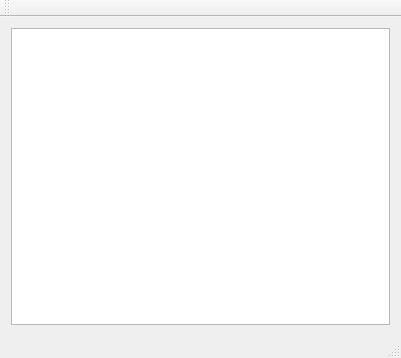
<?xml version="1.0" encoding="UTF-8"?>
<ui version="4.0">
 <class>MainWindow</class>
 <widget class="QMainWindow" name="MainWindow">
  <property name="geometry">
   <rect>
    <x>0</x>
    <y>0</y>
    <width>401</width>
    <height>358</height>
   </rect>
  </property>
  <property name="windowTitle">
   <string>QTCPServer</string>
  </property>
  <property name="styleSheet">
   <string notr="true"/>
  </property>
  <widget class="QWidget" name="centralWidget">
   <layout class="QGridLayout" name="gridLayout">
    <item row="0" column="0">
     <widget class="QTextBrowser" name="textBrowser_receivedMessages">
      <property name="styleSheet">
       <string notr="true"/>
      </property>
     </widget>
    </item>
    <item row="1" column="0">
     <layout class="QGridLayout" name="gridLayout_2"/>
    </item>
   </layout>
  </widget>
  <widget class="QMenuBar" name="menuBar">
   <property name="geometry">
    <rect>
     <x>0</x>
     <y>0</y>
     <width>401</width>
     <height>25</height>
    </rect>
   </property>
  </widget>
  <widget class="QToolBar" name="mainToolBar">
   <attribute name="toolBarArea">
    <enum>TopToolBarArea</enum>
   </attribute>
   <attribute name="toolBarBreak">
    <bool>false</bool>
   </attribute>
  </widget>
  <widget class="QStatusBar" name="statusBar"/>
 </widget>
 <layoutdefault spacing="6" margin="11"/>
 <resources/>
 <connections/>
</ui>
